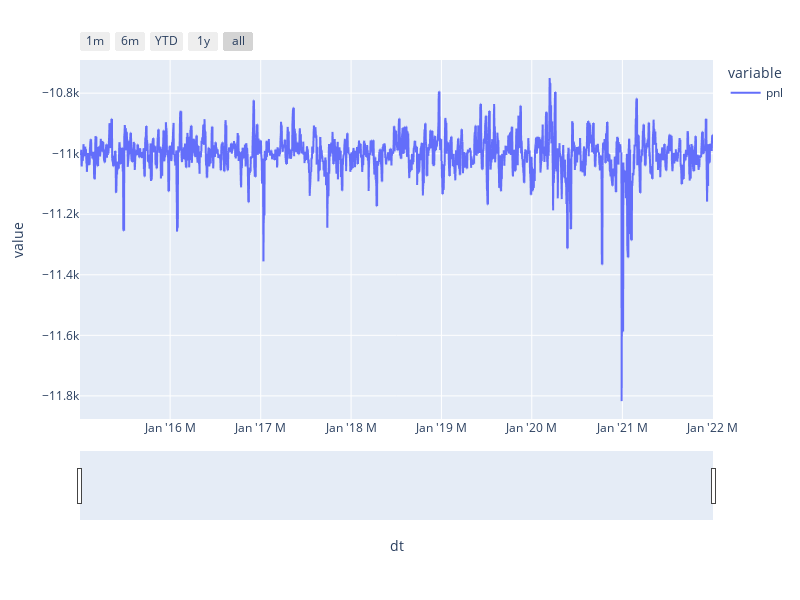

The code cell stored with this chart in its notebook:
### Code cell
port_df.index.name = 'dt'
px_plot(
    port_df,
    include_cols=['pnl'],
    exclude_cols=['cash_equity', 'value'],
)

### Figure 1 — Plotly figure (JSON) as saved in the notebook; plotly's stock layout.template omitted (floating-point values rounded to 4 significant figures; data arrays with more than 128 entries replaced by an {"elided": "..."} marker saying what was removed)
{"data": [{"hovertemplate": "variable=pnl<br>dt=%{x|%B %d, %Y}<br>value=%{y}<extra></extra>", "legendgroup": "pnl", "line": {"color": "#636efa", "dash": "solid"}, "marker": {"symbol": "circle"}, "mode": "lines", "name": "pnl", "showlegend": true, "type": "scattergl", "x": {"elided": "2558 str values"}, "xaxis": "x", "y": {"elided": "2558 float values"}, "yaxis": "y"}], "layout": {"height": 600, "legend": {"title": {"text": "variable"}, "tracegroupgap": 0}, "margin": {"t": 60}, "width": 800, "xaxis": {"anchor": "y", "autorange": true, "domain": [0, 1], "range": ["2015-01-02", "2022-01-02"], "rangeselector": {"buttons": [{"count": 1, "label": "1m", "step": "month", "stepmode": "backward"}, {"count": 6, "label": "6m", "step": "month", "stepmode": "backward"}, {"count": 1, "label": "YTD", "step": "year", "stepmode": "todate"}, {"count": 1, "label": "1y", "step": "year", "stepmode": "backward"}, {"step": "all"}]}, "rangeslider": {"autorange": true, "range": ["2015-01-02", "2022-01-02"], "visible": true, "yaxis": {"_template": null, "rangemode": "match"}}, "tickformatstops": [{"dtickrange": [null, 1000], "value": "%H:%M:%S.%L ms"}, {"dtickrange": [1000, 60000], "value": "%H:%M:%S s"}, {"dtickrange": [60000, 3600000], "value": "%H:%M m"}, {"dtickrange": [3600000, 86400000], "value": "%H:%M h"}, {"dtickrange": [86400000, 604800000], "value": "%e. %b d"}, {"dtickrange": [604800000, "M1"], "value": "%e. %b w"}, {"dtickrange": ["M1", "M12"], "value": "%b '%y M"}, {"dtickrange": ["M12", null], "value": "%Y Y"}], "title": {"text": "dt"}, "type": "date"}, "yaxis": {"anchor": "x", "autorange": true, "domain": [0, 1], "range": [-11880.0, -10690.0], "title": {"text": "value"}, "type": "linear"}}}
